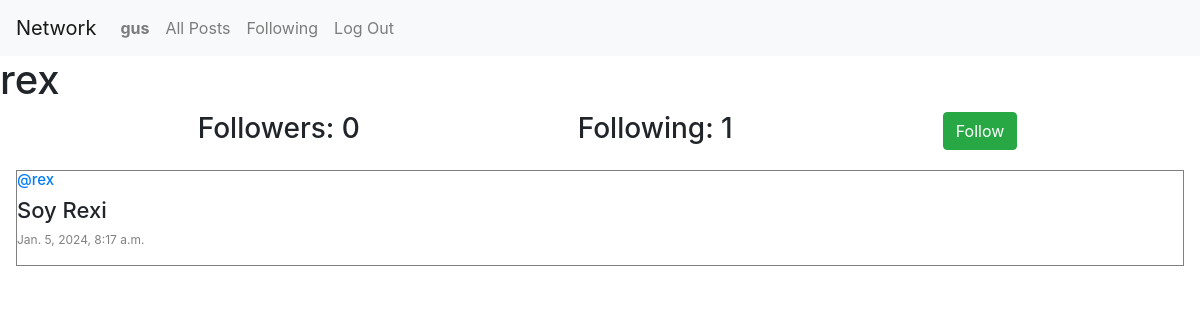
Screenshot of /profile/3 (signed in) with the database file from the repository.
### network/models.py (models this page shows, shortened)
class User(AbstractUser):
    pass

class Post(models.Model):
    content = models.CharField(max_length=140)
    user = models.ForeignKey(User, on_delete=models.CASCADE, related_name="author")
    date = models.DateTimeField(auto_now_add=True)

### network/views.py (the view)
# urls.py: path("profile/<int:user_id>", views.profile, name="profile"),
def profile(request, user_id):
    user = User.objects.get(pk=user_id)
    all_posts = Post.objects.filter(user=user).order_by("id").reverse()
    username = user.username
    following = Follow.objects.filter(user=user)
    followers = Follow.objects.filter(user_follower=user)
    try:
        check_follow = followers.filter(user=User.objects.get(pk=request.user.id))
        if len(check_follow) != 0:
            is_following = True
        else:
            is_following = False
    except:
        is_following = False
    paginator = Paginator(all_posts, 10)
    page_number = request.GET.get("page")
    posts_on_page = paginator.get_page(page_number)
    return render(
        request,
        "network/profile.html",
        {
            "all_posts": all_posts,
            "posts_on_page": posts_on_page,
            "username": username,
            "following": following,
            "followers": followers,
            "is_following": is_following,
            "user_profile": user,
        },
    )

### network/templates/network/profile.html (shortened to what this page needs)
{% extends "network/layout.html" %}
{% block body %}
    <h1>{{ username }}</h1>
        <div class="container">
            <div class="row d-flex justify-content-center">
                <h3 class="col-4">Followers: {{ followers.count }} </h3>
                <h3 class="col-4">Following: {{ following.count }} </h3>
                {% if user.is_authenticated %}
                    {% if user != user_profile %}
                        {% if is_following %}
                            <form action="{% url 'unfollow' %}" method="POST">
                                {% csrf_token %}
                                <input type="hidden" name="userfollow" value="{{ user_profile }}"/>
                                <input type="submit" value="Unfollow" class="btn btn-danger"/>
                            </form>
                        {% else %}
                            <form action="{% url 'follow' %}" method="POST">
                                <input type="submit" value="Follow" class="btn btn-success"/>
                            </form>
                            {% endif %}
                    {% endif %}
                {% endif %}
            </div>
        </div>
        <div>
        {% for post in posts_on_page %}
            <div style="border: solid .1px gray; margin: 1em;" >
                <h5 style="font-size: 15px;"><a href="{% url 'profile' user_id=post.user.id %}">@{{ post.user }}</a></h5>
                <h6 style="font-size: 22px;">{{ post.content }}</h6>
                <p style="color: gray; font-size: 12px;">{{ post.date }}</p>
            </div>
        {% endfor %}
        </div>
{% endblock %}

### network/templates/network/layout.html (shortened to what this page needs)
{% load static %}
<!DOCTYPE html>
<html lang="en">
    <head>
        <link rel="stylesheet" href="https://stackpath.bootstrapcdn.com/bootstrap/4.4.1/css/bootstrap.min.css">
        <link href="{% static 'network/styles.css' %}" rel="stylesheet">
    </head>
    <body>
        <nav class="navbar navbar-expand-lg navbar-light bg-light">
            <a class="navbar-brand" href="#">Network</a>
            <div>
                <ul class="navbar-nav mr-auto">
                    {% if user.is_authenticated %}
                        <li class="nav-item">
                            <a class="nav-link" href="{% url 'profile' user_id=user.id %}"><strong>{{ user.username }}</strong></a>
                        </li>
                    {% endif %}
                    <li class="nav-item">
                        <a class="nav-link" href="{% url 'index' %}">All Posts</a>
                    </li>
                    {% if user.is_authenticated %}
                        <li class="nav-item">
                            <a class="nav-link" href="{% url 'following' %}">Following</a>
                        </li>
                        <li class="nav-item">
                            <a class="nav-link" href="{% url 'logout' %}">Log Out</a>
                        </li>
                    {% endif %}
                </ul>
            </div>
        </nav>
        <div class="body">
            {% block body %}
            {% endblock %}
        </div>
    </body>
</html>

### rows the page displays
User: username "gus"
User: username "rex"
Post: user "rex", content "Soy Rexi", date "Jan. 5, 2024, 8:17 a.m."

### other values shown
{{ followers.count }} "0"
{{ following.count }} "1"
